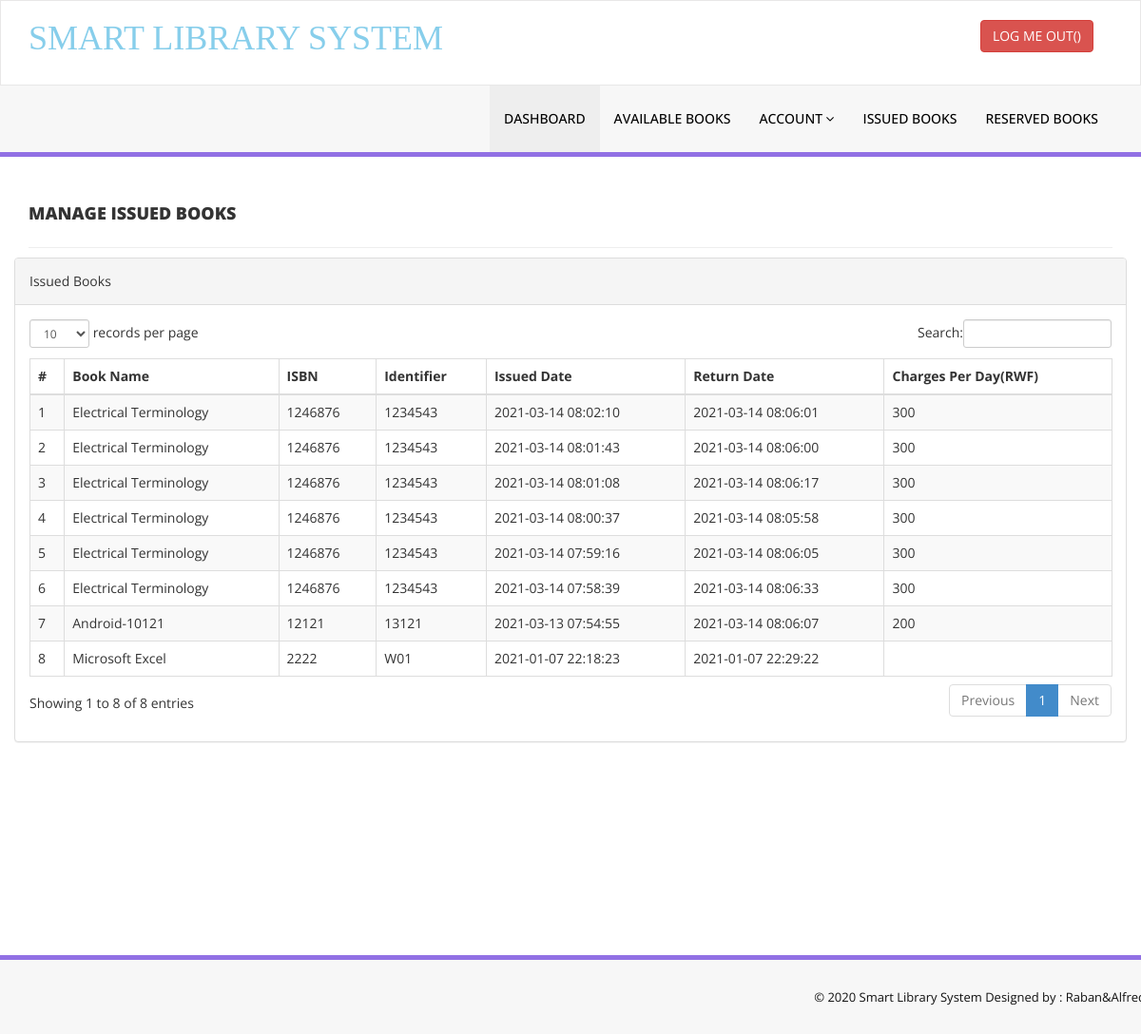
The page /issued-books.php (signed in) on the database its author committed.
### tables this page shows
CREATE TABLE `tblissuedbookdetails` (
  `id` int(11) NOT NULL AUTO_INCREMENT,
  `BookId` int(11) DEFAULT NULL,
  `StudentID` varchar(150) DEFAULT NULL,
  `IssuesDate` timestamp NULL DEFAULT CURRENT_TIMESTAMP,
  `ReturnDate` timestamp NULL DEFAULT NULL ON UPDATE CURRENT_TIMESTAMP,
  `RetrunStatus` int(11) DEFAULT '0',
  `fine` int(11) DEFAULT NULL,
  PRIMARY KEY (`id`)
);

CREATE TABLE `tblbooks` (
  `id` int(11) NOT NULL AUTO_INCREMENT,
  `BookName` varchar(255) DEFAULT NULL,
  `department` int(11) DEFAULT '0',
  `CatId` int(11) DEFAULT NULL,
  `AuthorId` int(11) DEFAULT NULL,
  `ISBNNumber` int(11) DEFAULT NULL,
  `BookPrice` int(11) DEFAULT NULL,
  `identifier` varchar(255) DEFAULT '',
  `status` varchar(50) NOT NULL DEFAULT 'available',
  `RegDate` timestamp NULL DEFAULT CURRENT_TIMESTAMP,
  `UpdationDate` timestamp NULL DEFAULT NULL ON UPDATE CURRENT_TIMESTAMP,
  PRIMARY KEY (`id`)
);

### issued-books.php (the view, shortened to what this page needs)
<?php
include('includes/config.php');
if(strlen($_SESSION['login'])==0)
    {
header('location:index.php');
}
else{
    ?>
<!DOCTYPE html>
<html xmlns="http://www.w3.org/1999/xhtml">
<head>
    <link href="assets/css/bootstrap.css" rel="stylesheet" />
    <link href="assets/css/font-awesome.css" rel="stylesheet" />
    <link href="assets/js/dataTables/dataTables.bootstrap.css" rel="stylesheet" />
    <link href="assets/css/style.css" rel="stylesheet" />
</head>
<body>
<?php include('includes/header.php');?>
    <div class="content-wrapper">
         <div class="container">
        <div class="row pad-botm">
            <div class="col-md-12">
                <h4 class="header-line">Manage Issued Books</h4>
    </div>
            <div class="row">
                <div class="col-md-12">
                    <div class="panel panel-default">
                        <div class="panel-heading">
                          Issued Books
                        </div>
                        <div class="panel-body">
                            <div class="table-responsive">
                                <table class="table table-striped table-bordered table-hover" id="dataTables-example">
                                    <thead>
                                        <tr>
                                            <th>#</th>
                                            <th>Book Name</th>
                                            <th>ISBN </th>
                                            <th>Identifier </th>
                                            <th>Issued Date</th>
                                            <th>Return Date</th>
                                            <th>Charges Per Day(RWF)</th>
                                        </tr>
                                    </thead>
                                    <tbody>
<?php
$sid=$_SESSION['stdid'];
$sql="SELECT tblbooks.BookName,tblbooks.ISBNNumber,tblbooks.identifier,tblissuedbookdetails.IssuesDate,tblissuedbookdetails.ReturnDate,tblissuedbookdetails.id as rid,tblissuedbookdetails.fine from  tblissuedbookdetails join tblstudents on tblstudents.StudentId=tblissuedbookdetails.StudentId join tblbooks on tblbooks.id=tblissuedbookdetails.BookId where tblstudents.StudentId=:sid order by tblissuedbookdetails.id desc";
$query = $dbh -> prepare($sql);
$query-> bindParam(':sid', $sid, PDO::PARAM_STR);
$query->execute();
$results=$query->fetchAll(PDO::FETCH_OBJ);
$cnt=1;
if($query->rowCount() > 0)
{
foreach($results as $result)
{               ?>
                                        <tr class="odd gradeX">
                                            <td class="center"><?php echo htmlentities($cnt);?></td>
                                            <td class="center"><?php echo htmlentities($result->BookName);?></td>
                                            <td class="center"><?php echo htmlentities($result->ISBNNumber);?></td>
                                            <td class="center"><?php echo htmlentities($result->identifier);?></td>
                                            <td class="center"><?php echo htmlentities($result->IssuesDate);?></td>
                                            <td class="center"><?php if($result->ReturnDate=="")
                                            {?>
                                            <span style="color:red">
                                             <?php   echo "<button class='btn btn-xs btn-danger'>".htmlentities("Not Returned Yet")."</button>"; ?>
                                                </span>
                                            <?php } else {
                                            echo htmlentities($result->ReturnDate);
                                        }
                                            ?></td>
                                              <td class="center"><?php echo htmlentities($result->fine);?></td>
                                        </tr>
 <?php $cnt=$cnt+1;}} ?>
                                    </tbody>
                                </table>
                            </div>
                        </div>
                    </div>
                </div>
            </div>
    </div>
    </div>
    </div>
  <?php include('includes/footer.php');?>
</body>
</html>
<?php } ?>

### assets/css/style.css (style rules this page uses)
.content-wrapper { margin-top: 40px; min-height:800px; padding-bottom:90px; }
.header-line { font-weight:900; padding-bottom:25px; border-bottom:1px solid #eeeeee; text-transform:uppercase; }
.pad-botm { padding-bottom:30px; }

### rows shown on the page
tblissuedbookdetails: BookId.BookName "Electrical Terminology", BookId.ISBNNumber "1246876", BookId.identifier "1234543", IssuesDate "2021-03-14 08:02:10", ReturnDate "2021-03-14 08:06:01", fine "300"
tblissuedbookdetails: BookId.BookName "Electrical Terminology", BookId.ISBNNumber "1246876", BookId.identifier "1234543", IssuesDate "2021-03-14 08:01:43", ReturnDate "2021-03-14 08:06:00", fine "300"
tblissuedbookdetails: BookId.BookName "Electrical Terminology", BookId.ISBNNumber "1246876", BookId.identifier "1234543", IssuesDate "2021-03-14 08:01:08", ReturnDate "2021-03-14 08:06:17", fine "300"
tblissuedbookdetails: BookId.BookName "Electrical Terminology", BookId.ISBNNumber "1246876", BookId.identifier "1234543", IssuesDate "2021-03-14 08:00:37", ReturnDate "2021-03-14 08:05:58", fine "300"
tblissuedbookdetails: BookId.BookName "Electrical Terminology", BookId.ISBNNumber "1246876", BookId.identifier "1234543", IssuesDate "2021-03-14 07:59:16", ReturnDate "2021-03-14 08:06:05", fine "300"
tblissuedbookdetails: BookId.BookName "Electrical Terminology", BookId.ISBNNumber "1246876", BookId.identifier "1234543", IssuesDate "2021-03-14 07:58:39", ReturnDate "2021-03-14 08:06:33", fine "300"
tblissuedbookdetails: BookId.BookName "Android-10121", BookId.ISBNNumber "12121", BookId.identifier "13121", IssuesDate "2021-03-13 07:54:55", ReturnDate "2021-03-14 08:06:07", fine "200"
tblissuedbookdetails: BookId.BookName "Microsoft Excel", BookId.ISBNNumber "2222", BookId.identifier "W01", IssuesDate "2021-01-07 22:18:23", ReturnDate "2021-01-07 22:29:22"
